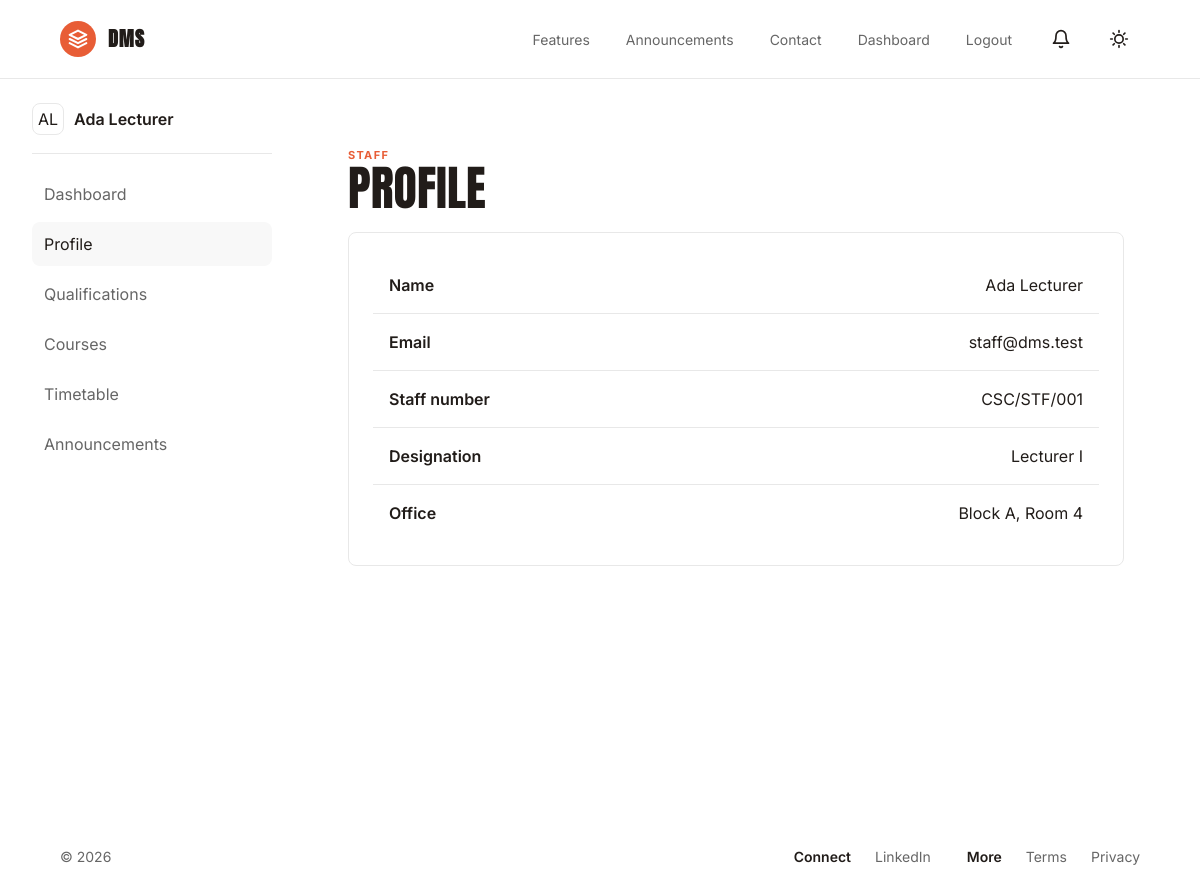
The app's page /staff/profile.php (signed in) with its own data.
### tables this page shows
CREATE TABLE staff (
    id INT AUTO_INCREMENT PRIMARY KEY,
    user_id INT NOT NULL UNIQUE,
    staff_no VARCHAR(60) UNIQUE,
    designation VARCHAR(120),
    phone VARCHAR(40),
    office VARCHAR(120),
    passport_path VARCHAR(255),
    cv_path VARCHAR(255),
    created_at TIMESTAMP DEFAULT CURRENT_TIMESTAMP,
    FOREIGN KEY (user_id) REFERENCES users(id) ON DELETE CASCADE
);

CREATE TABLE users (
    id INT AUTO_INCREMENT PRIMARY KEY,
    role_id INT NOT NULL,
    name VARCHAR(160) NOT NULL,
    email VARCHAR(160) NOT NULL UNIQUE,
    password VARCHAR(255) NOT NULL,
    status ENUM('pending','active','inactive','suspended') NOT NULL DEFAULT 'pending',
    email_verified_at TIMESTAMP NULL,
    last_login_at TIMESTAMP NULL,
    deleted_at TIMESTAMP NULL,
    created_at TIMESTAMP DEFAULT CURRENT_TIMESTAMP,
    updated_at TIMESTAMP DEFAULT CURRENT_TIMESTAMP ON UPDATE CURRENT_TIMESTAMP,
    INDEX idx_users_status (status),
    FOREIGN KEY (role_id) REFERENCES roles(id)
);

### helpers/functions.php (called while the page is built, shortened)
<?php
function current_user(): ?array
{
    return $_SESSION['user'] ?? null;
}
function url(string $path = ''): string
{
    if (!empty($_SERVER['HTTP_HOST'])) {
        $scheme = (!empty($_SERVER['HTTPS']) && $_SERVER['HTTPS'] !== 'off') ? 'https' : 'http';
        $scriptDir = str_replace('\\', '/', dirname($_SERVER['SCRIPT_NAME'] ?? ''));
        $baseDir = preg_replace('#/(admin|auth|staff|student)$#', '', $scriptDir) ?: '';
        $baseUrl = $scheme . '://' . $_SERVER['HTTP_HOST'] . rtrim($baseDir, '/');
        return rtrim($baseUrl, '/') . '/' . ltrim($path, '/');
    }
    return rtrim(APP_URL, '/') . '/' . ltrim($path, '/');
}
function e(?string $value): string
{
    return htmlspecialchars((string) $value, ENT_QUOTES, 'UTF-8');
}
function active_link(string $needle): string
{
    $current = $_SERVER['REQUEST_URI'] ?? '';
    return str_contains($current, $needle) ? 'is-active' : '';
}
function initials(string $name): string
{
    $parts = preg_split('/\s+/', trim($name));
    $letters = array_map(fn ($part) => strtoupper(substr($part, 0, 1)), array_slice($parts ?: ['D'], 0, 2));
    return implode('', $letters);
}

### staff/profile.php (the view, shortened to what this page needs)
<?php
require_once __DIR__ . '/../middleware/auth.php';
$user = require_auth(['staff']);
$statement = $pdo->prepare('SELECT staff.*, users.name, users.email FROM staff INNER JOIN users ON users.id = staff.user_id WHERE users.id = ?');
$statement->execute([$user['id']]);
$profile = $statement->fetch();
$items = ['Dashboard' => 'staff/dashboard.php', 'Profile' => 'staff/profile.php', 'Qualifications' => 'staff/qualifications.php', 'Courses' => 'staff/courses.php', 'Timetable' => 'staff/timetable.php', 'Announcements' => 'staff/announcements.php'];
include __DIR__ . '/../components/header.php';
?>
<div class="app-layout"><?php include __DIR__ . '/../components/sidebar.php'; ?><section class="workspace"><div class="workspace-heading"><div><p class="eyebrow">Staff</p><h1>Profile</h1></div></div><section class="panel detail-list"><p><strong>Name</strong><span><?= e($profile['name'] ?? '') ?></span></p><p><strong>Email</strong><span><?= e($profile['email'] ?? '') ?></span></p><p><strong>Staff number</strong><span><?= e($profile['staff_no'] ?? '') ?></span></p><p><strong>Designation</strong><span><?= e($profile['designation'] ?? '') ?></span></p><p><strong>Office</strong><span><?= e($profile['office'] ?? '') ?></span></p></section></section></div><?php include __DIR__ . '/../components/footer.php'; ?>

### components/sidebar.php
<?php
$items = $items ?? [];
$profileName = current_user()['name'] ?? 'User';
?>
<aside class="sidebar app-pane">
    <div class="profile-pill">
        <span><?= e(initials($profileName)) ?></span>
        <strong><?= e($profileName) ?></strong>
    </div>
    <nav class="side-nav">
        <?php foreach ($items as $label => $href): ?>
            <a class="<?= active_link($href) ?>" href="<?= url($href) ?>"><?= e($label) ?></a>
        <?php endforeach; ?>
    </nav>
</aside>

### assets/css/app.css (style rules this page uses)
:root { --bg: #ffffff; --panel: #ffffff; --text: #211c19; --muted: #666666; --soft: #f8f8f8; --line: #e8e8e8; --ink: #211c19; --accent: #E85D36; --warning: #a16207; --danger: #b91c1c; --radius: 8px; --pill-radius: 9999px; }
* { box-sizing: border-box; }
html { color-scheme: light; }
body { margin: 0; background: var(--bg); color: var(--text); font-family: 'Inter', -apple-system, BlinkMacSystemFont, "Segoe UI", Roboto, Arial, sans-serif; font-weight: 400; line-height: 1.5; letter-spacing: 0; }
h1, h2, h3, h4, h5, h6 { font-family: 'Anton', sans-serif; font-weight: 400; text-transform: uppercase; letter-spacing: 0.02em; }
strong, th { font-weight: 600; font-family: 'Inter', sans-serif; }
a { color: inherit; text-decoration: none; }
.profile-pill span { display: inline-grid; width: 32px; height: 32px; place-items: center; border: 1px solid var(--line); border-radius: var(--radius); background: var(--bg); }
.home-hero h1, .page-heading h1, .workspace-heading h1 { margin: 0; font-size: clamp(44px, 6vw, 76px); line-height: 1.02; letter-spacing: 0; max-width: 820px; }
.eyebrow { margin: 0; color: var(--accent); text-transform: uppercase; font-size: 11px; font-weight: 700; letter-spacing: .12em; }
.panel, .auth-card, .feature-grid article, .contact-grid article { background: var(--panel); border: 1px solid var(--line); border-radius: var(--radius); }
.metric-row, .compact-row, .detail-list p { display: flex; justify-content: space-between; gap: 16px; padding: 16px; border-bottom: 1px solid var(--line); }
.metric-row:last-child, .compact-row:last-child, .detail-list p:last-child { border-bottom: 0; }
.app-layout { display: grid; grid-template-columns: 240px minmax(0, 1fr); min-height: calc(100vh - 73px); gap: 32px; padding: 24px 32px; }
.app-pane { background: var(--bg); border-radius: 12px; display: flex; flex-direction: column; }
.sidebar { padding: 0; background: transparent; }
.profile-pill { display: flex; align-items: center; gap: 10px; padding-bottom: 18px; border-bottom: 1px solid var(--line); }
.side-nav { display: grid; gap: 6px; margin-top: 18px; }
.side-nav a { padding: 10px 12px; border-radius: var(--radius); color: var(--muted); }
.side-nav a.is-active, .side-nav a:hover { background: var(--soft); color: var(--text); }
.workspace { padding: clamp(24px, 4vw, 44px); min-width: 0; }
.workspace-heading { display: flex; justify-content: space-between; align-items: center; margin-bottom: 20px; }
.workspace-heading h1 { font-size: clamp(30px, 4vw, 52px); }
.panel { padding: 24px; margin-bottom: 16px; min-width: 0; }
.detail-list p { margin: 0; }

### records on screen
staff: user.name "AL", user.name "Ada Lecturer", user.email "staff@dms.test", staff_no "CSC/STF/001", designation "Lecturer I", office "Block A, Room 4"

### other values on screen
$label "Dashboard"
$label "Profile"
$label "Qualifications"
$label "Courses"
$label "Timetable"
$label "Announcements"
